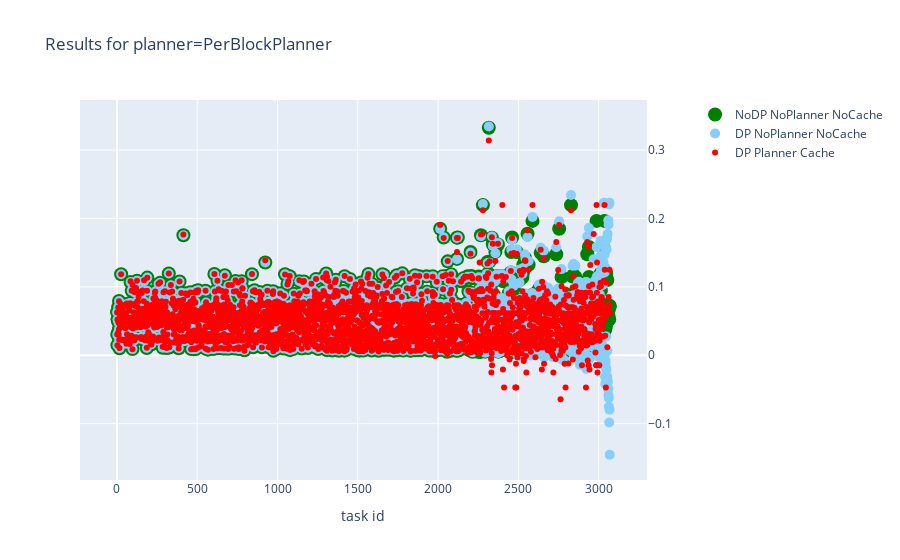
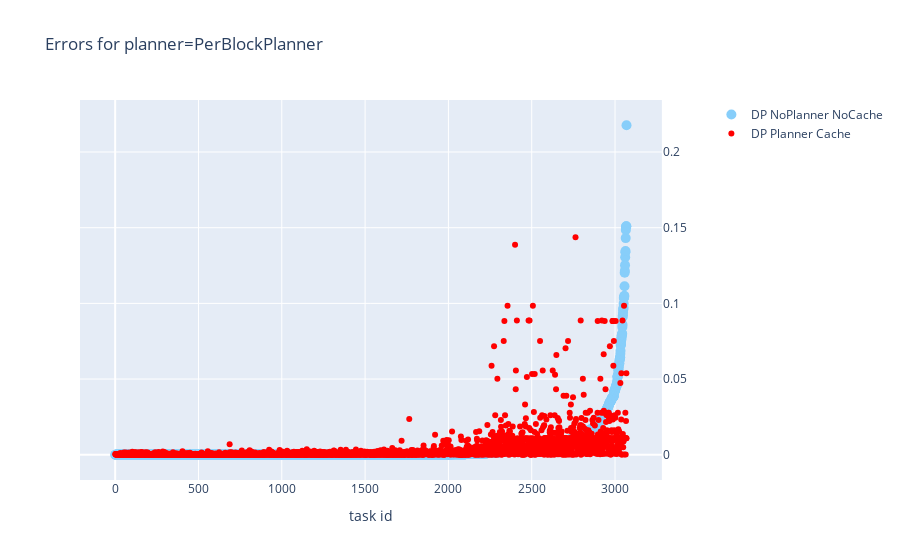

The cell these charts' notebook holds for them, in order:
### Code cell
# all_plots("run_and_report_2022-11-02_19-18-14/")
all_plots("run_and_report_2022-11-02_19-29-55/")

### Figure 1 — Plotly figure (JSON) as saved in the notebook; plotly's stock layout.template omitted (floating-point values rounded to 4 significant figures; data arrays with more than 128 entries replaced by an {"elided": "..."} marker saying what was removed)
{"data": [{"line": {"color": "black", "width": 10}, "marker": {"color": "green", "size": 14}, "mode": "markers", "name": "NoDP NoPlanner NoCache", "type": "scatter", "x": {"elided": "3069 int values"}, "xaxis": "x", "y": {"elided": "3069 float values"}, "yaxis": "y2"}, {"line": {"color": "black", "width": 10}, "marker": {"color": "LightSkyBlue", "size": 10}, "mode": "markers", "name": "DP NoPlanner NoCache", "type": "scatter", "x": {"elided": "3069 int values"}, "xaxis": "x", "y": {"elided": "3069 float values"}, "yaxis": "y2"}, {"line": {"color": "black", "width": 10}, "marker": {"color": "red", "size": 6}, "mode": "markers", "name": "DP Planner Cache", "type": "scatter", "x": {"elided": "3069 int values"}, "xaxis": "x", "y": {"elided": "3069 float values"}, "yaxis": "y2"}], "layout": {"title": {"text": "Results for planner=PerBlockPlanner"}, "xaxis": {"anchor": "y", "domain": [0, 0.94], "title": {"text": "task id"}}, "yaxis": {"anchor": "x", "domain": [0, 1]}, "yaxis2": {"anchor": "x", "overlaying": "y", "side": "right"}}}

### Figure 2 — Plotly figure (JSON) as saved in the notebook; plotly's stock layout.template omitted (floating-point values rounded to 4 significant figures; data arrays with more than 128 entries replaced by an {"elided": "..."} marker saying what was removed)
{"data": [{"line": {"color": "black", "width": 10}, "marker": {"color": "LightSkyBlue", "size": 10}, "mode": "markers", "name": "DP NoPlanner NoCache", "type": "scatter", "x": {"elided": "3069 int values"}, "xaxis": "x", "y": {"elided": "3069 float values"}, "yaxis": "y2"}, {"line": {"color": "black", "width": 10}, "marker": {"color": "red", "size": 6}, "mode": "markers", "name": "DP Planner Cache", "type": "scatter", "x": {"elided": "3069 int values"}, "xaxis": "x", "y": {"elided": "3069 float values"}, "yaxis": "y2"}], "layout": {"title": {"text": "Errors for planner=PerBlockPlanner"}, "xaxis": {"anchor": "y", "domain": [0, 0.94], "title": {"text": "task id"}}, "yaxis": {"anchor": "x", "domain": [0, 1]}, "yaxis2": {"anchor": "x", "overlaying": "y", "side": "right"}}}
